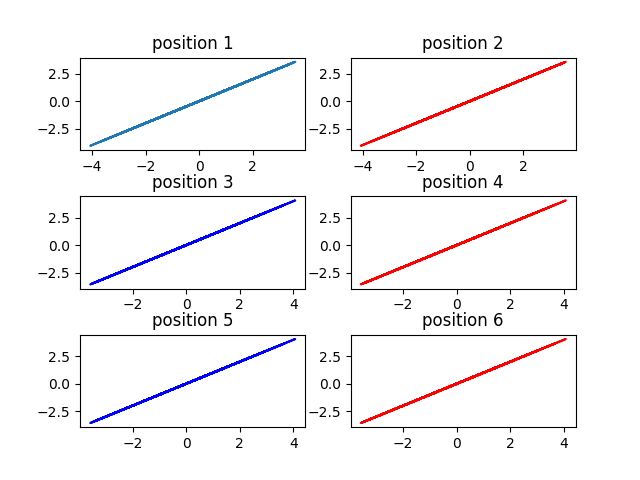

Write the Python code that produced this figure.
##
## Understanding the behavior of subplot I
## ==================================================
import matplotlib.pyplot as plt
import numpy as np


x = np.random.randn(10000)

'''
subplot(number of rows, number of columns, position of the element in the structure)
'''

plt.figure(1)                # the first figure

plt.subplot(321)
plt.plot(x, x)
plt.title('position 1')

plt.subplot(322)
plt.plot(x, x, color = 'r')
plt.title('position 2')

plt.subplot(323)
plt.plot(-x, -x, color = 'b')
plt.title('position 3')

plt.subplot(324)
plt.plot(-x, -x, color = 'r')
plt.title('position 4')

plt.subplot(325)
plt.plot(-x, -x, color = 'b')
plt.title('position 5')

plt.subplot(326)
plt.plot(-x, -x, color = 'r')
plt.title('position 6')

plt.subplots_adjust(hspace= 0.5)

plt.savefig('Histogram_example_12.png')

plt.show()

# source : https://matplotlib.org/devdocs/api/_as_gen/matplotlib.pyplot.annotate.html#matplotlib.pyplot.annotate
